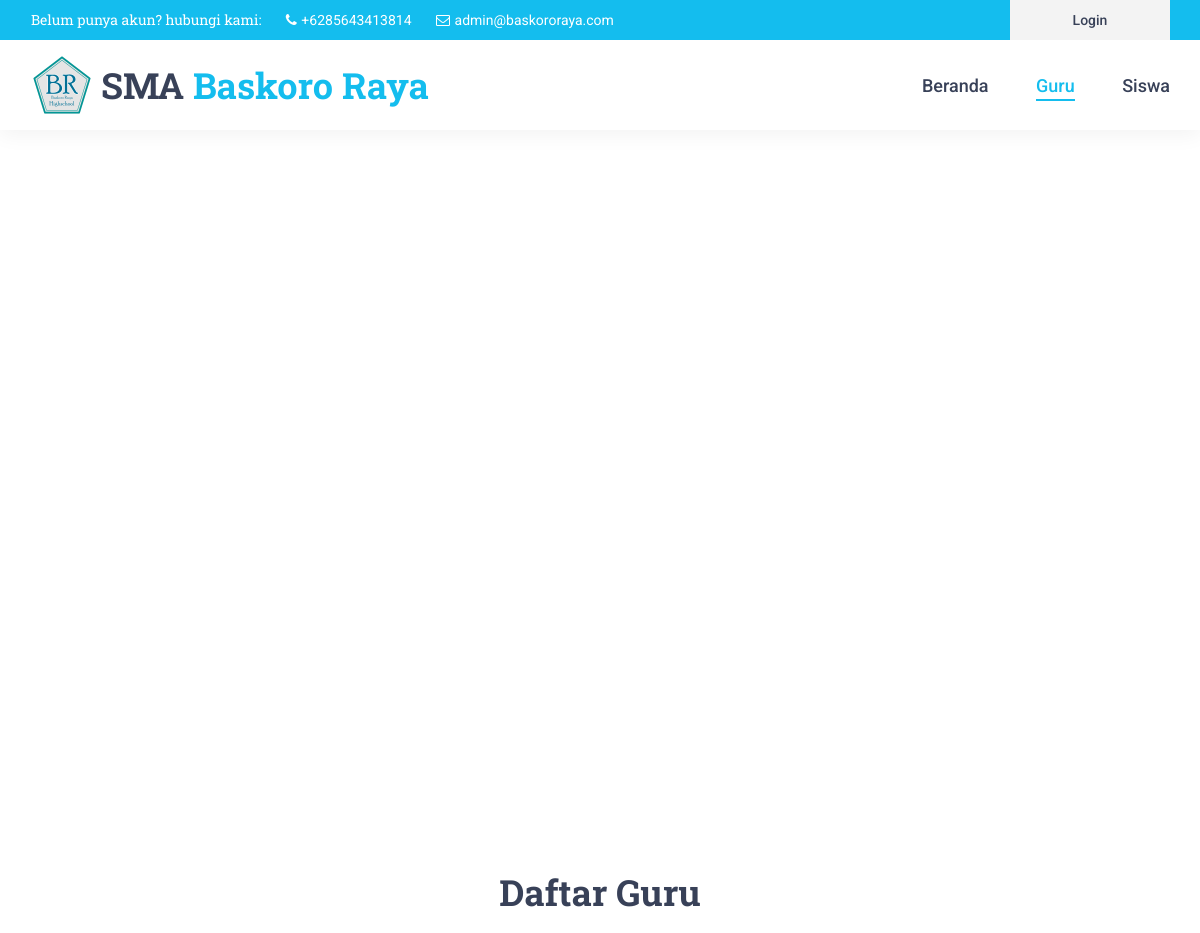
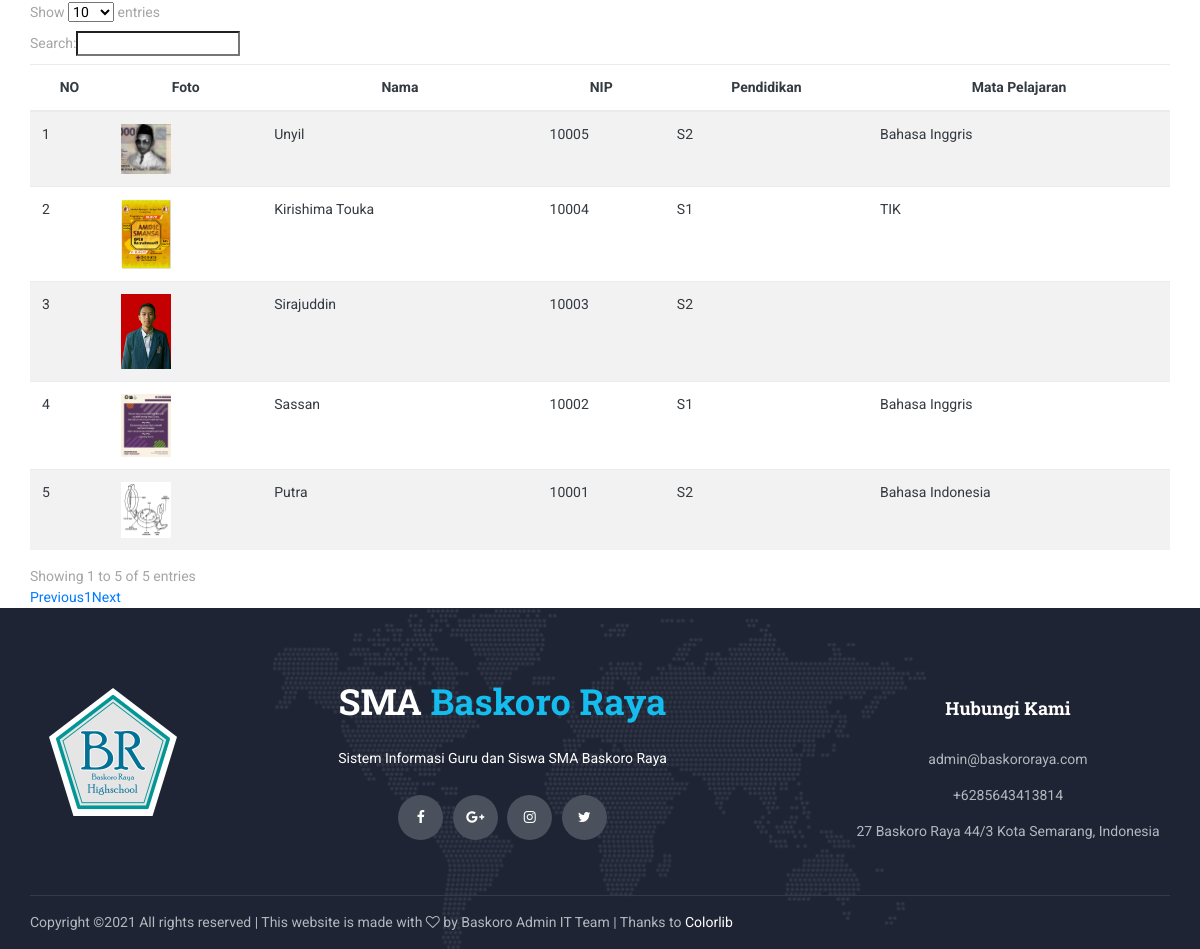
Page /index.php/home/guru on the committed database (2 pictures, top to bottom).
### tables this page shows
CREATE TABLE `tbl_guru` (
  `id_guru` int(11) NOT NULL,
  `no_id` varchar(20) DEFAULT NULL,
  `nama_guru` varchar(25) DEFAULT NULL,
  `tempat_lahir` varchar(15) DEFAULT NULL,
  `tgl_lahir` date DEFAULT NULL,
  `id_mapel` int(2) DEFAULT NULL,
  `pendidikan` varchar(5) DEFAULT NULL,
  `foto_guru` varchar(255) DEFAULT NULL
);

CREATE TABLE `tbl_mapel` (
  `id_mapel` int(3) NOT NULL,
  `nama_mapel` varchar(30) DEFAULT NULL
);

### application/views/layout/v_wrapper.php (called while the page is built)
<?php
	require_once('v_head.php');
	require_once('v_header.php');
	require_once('v_nav.php');
	require_once('v_content.php');
	require_once('v_footer.php');
?>

### application/controllers/Home.php (called while the page is built, shortened)
<?php
class Home extends CI_Controller{
	public function __construct()
	{
		$this->load->model('m_guru');
		$this->load->model('m_mapel');
		$this->load->model('m_siswa');
	}
	public function guru()
	{
		$data = array(
			'title'=>'Guru',
			'guru'=>$this->m_guru->lists(),
			'isi'=>'v_guru'
		);
		$this->load->view('layout/v_wrapper',$data,FALSE);
	}
}
?>

### index.php (called while the page is built, shortened)
<?php
require_once BASEPATH.'core/CodeIgniter.php';

### application/views/layout/v_content.php (called while the page is built)
<?php
	if ($isi) {
		$this->load->view($isi);
	}
?>

### application/models/M_guru.php (called while the page is built, shortened)
<?php
class M_guru extends CI_Model
{
	public function lists()
	{
		$this->db->select('*');
		$this->db->from('tbl_guru');
		$this->db->join('tbl_mapel', 'tbl_mapel.id_mapel = tbl_guru.id_mapel', 'left');
		$this->db->order_by('id_guru', 'desc');
		return $this->db->get()->result();
	}
}
?>

### application/views/v_guru.php (the view)
<div class="home">
    <div class="breadcrumbs_container">
        <div class="container">
            <div class="row">
                <div class="col">
                    <div class="breadcrumbs">
                        <ul>
                            <li><a href="<?=base_url()?>">Beranda</a></li>
                            <li>Guru</li>
                        </ul>
                    </div>
                </div>
            </div>
        </div>
    </div>
</div>
<div class="contact">
	<div class="row">
		<div class="col-lg-12 text-center">
			<br><h2>Daftar Guru</h2><br>
		</div>
	</div>
	<div class="container">
		<div class="row">
			<div class="col-lg-12">
				<table id="tabelguru" class="table table-striped table-hover text-dark">
					<thead>
						<tr class="text-center">
							<th>NO</th>
							<th>Foto</th>
							<th>Nama</th>
							<th>NIP</th>
							<th>Pendidikan</th>
							<th>Mata Pelajaran</th>
						</tr>
					</thead>
					<tbody>
					<?php $no=1; foreach($guru as $key => $value){ ?>
						<tr>
							<td><?= $no++;?></td>
							<td><img src="<?=base_url('foto_guru/'.$value->foto_guru)?>" width="50px"></td>
							<td><?= $value->nama_guru ?></td>
							<td><?= $value->no_id ?></td>
							<td><?= $value->pendidikan ?></td>
							<td><?= $value->nama_mapel ?></td>
						</tr>
					<?php } ?>
					</tbody>
				</table>
			</div>
		</div>
	</div>
</div>

### application/views/layout/v_head.php (shortened to what this page needs)
<!DOCTYPE html>
<html lang="en">
<head>
<link rel="stylesheet" type="text/css" href="<?=base_url()?>template/front-end/styles/bootstrap4/bootstrap.min.css">
<link href="<?=base_url()?>template/front-end/plugins/font-awesome-4.7.0/css/font-awesome.min.css" rel="stylesheet" type="text/css">
<link rel="stylesheet" type="text/css" href="<?=base_url()?>template/front-end/plugins/OwlCarousel2-2.2.1/owl.carousel.css">
<link rel="stylesheet" type="text/css" href="<?=base_url()?>template/front-end/plugins/OwlCarousel2-2.2.1/owl.theme.default.css">
<link rel="stylesheet" type="text/css" href="<?=base_url()?>template/front-end/plugins/OwlCarousel2-2.2.1/animate.css">
<link rel="stylesheet" type="text/css" href="<?=base_url()?>template/front-end/styles/main_styles.css">
<link rel="stylesheet" type="text/css" href="<?=base_url()?>template/front-end/styles/responsive.css">
</head>

### application/views/layout/v_header.php
<body>
<div class="super_container">
	<header class="header">
		<div class="top_bar">
			<div class="top_bar_container">
				<div class="container">
					<div class="row">
						<div class="col">
							<div class="top_bar_content d-flex flex-row align-items-center justify-content-start">
								<ul class="top_bar_contact_list">
									<li><div class="question">Belum punya akun? hubungi kami:</div></li>
									<li>
										<i class="fa fa-phone" aria-hidden="true"></i>
										<div>+6285643413814</div>
									</li>
									<li>
										<i class="fa fa-envelope-o" aria-hidden="true"></i>
										<div>admin@baskororaya.com</div>
									</li>
								</ul>
								<div class="top_bar_login ml-auto">
									<div class="login_button"><a href="<?=base_url('login')?>">Login</a></div>
								</div>
							</div>
						</div>
					</div>
				</div>
			</div>
		</div>

### application/views/layout/v_nav.php (shortened to what this page needs)
<div class="header_container">
			<div class="container">
				<div class="row">
					<div class="col">
						<div class="header_content d-flex flex-row align-items-center justify-content-start">
							<div class="logo_container">
							<a href="<?=base_url()?>">
								<div class="logo_icon"><img src="<?=base_url()?>assets/images/favicon64.png" alt="<?=base_url()?>assets/images/favicon32.png"></div>
							</a>
							</div>
							<div class="logo_container">
								<a href="<?=base_url()?>">
									<div class="logo_text">SMA<span> Baskoro Raya</span></div>
								</a>
							</div>
							<nav class="main_nav_contaner ml-auto">
								<ul class="main_nav nav">
									<li
									<?php if ((current_url()) == (base_url())) { ?>
										class ="active"
									<?php } ?>
									>
									<a href="<?=base_url()?>">Beranda</a></li>
									<li
									<?php if ((current_url()) == (base_url('home/guru'))) { ?>
										class ="active"
									<?php } ?>
									>
									<a href="<?=base_url('home/guru')?>">Guru</a></li>
									<li
									<?php if ((current_url()) == (base_url('home/siswa'))) { ?>
										class ="active"
									<?php } ?>
									>
									<a href="<?=base_url('home/siswa')?>">Siswa</a></li>
								</ul>
							</nav>
						</div>
					</div>
				</div>
			</div>
		</div>
	</header>

### application/views/layout/v_footer.php (shortened to what this page needs)
<footer class="footer">
		<div class="footer_background" style="background-image:url(<?=base_url()?>template/front-end/images/footer_background.png)"></div>
		<div class="container">
			<div class="row footer_row">
				<div class="col">
					<div class="footer_content">
						<div class="row">
							<div class="col-lg-2 footer_col">
								<div class="footer_section footer_about">
									<center>
									<div class="footer_logo_container">
										<a href="<?=base_url()?>">
											<div class="logo_icon"><img src="<?=base_url()?>assets/images/favicon128.png" alt="<?=base_url()?>assets/images/favicon64.png"></div>
										</a>
									</div>
									</center>
								</div>
							</div>
							<div class="col-lg-6 footer_col">
								<div class="footer_section footer_about">
									<center>
									<div class="footer_logo_container">
										<a href="<?=base_url()?>">
											<div class="footer_logo_text">SMA<span> Baskoro Raya</span></div>
										</a>
									</div>
									<div class="footer_about_text">
										<p>Sistem Informasi Guru dan Siswa SMA Baskoro Raya</p>
									</div>
									<div class="footer_social">
										<ul>
											<li><a href="#"><i class="fa fa-facebook" aria-hidden="true"></i></a></li>
											<li><a href="#"><i class="fa fa-google-plus" aria-hidden="true"></i></a></li>
											<li><a href="#"><i class="fa fa-instagram" aria-hidden="true"></i></a></li>
											<li><a href="#"><i class="fa fa-twitter" aria-hidden="true"></i></a></li>
										</ul>
									</div>
									</center>
								</div>
							</div>
							<div class="col-lg-4 footer_col">
								<div class="footer_section footer_contact">
									<center>
									<div class="footer_title">Hubungi Kami</div>
									<div class="footer_contact_info">
										<ul>
											<li>admin@baskororaya.com</li>
											<li>+6285643413814</li>
											<li>27 Baskoro Raya 44/3 Kota Semarang, Indonesia</li>
										</ul>
									</div>
									</center>
								</div>
							</div>
						</div>
					</div>
				</div>
			</div>
			<div class="row copyright_row">
				<div class="col">
					<div class="copyright d-flex flex-lg-row flex-column align-items-center justify-content-start">
						<div class="cr_text">
							Copyright &copy;<script>document.write(new Date().getFullYear());</script> All rights reserved | This website is made with <i class="fa fa-heart-o" aria-hidden="true"></i> by Baskoro Admin IT Team | Thanks to <a href="https://colorlib.com" target="_blank">Colorlib</a>
						</div>
					</div>
				</div>
			</div>
		</div>
	</footer>
</div>
</body>
</html>

### rows in the picture
tbl_guru: foto_guru (picture), nama_guru "Unyil", no "10005", pendidikan "S2", id_mapel.nama_mapel "Bahasa Inggris"
tbl_guru: foto_guru (picture), nama_guru "Kirishima Touka", no "10004", pendidikan "S1", id_mapel.nama_mapel "TIK"
tbl_guru: foto_guru (picture), nama_guru "Sirajuddin", no "10003", pendidikan "S2"
tbl_guru: foto_guru (picture), nama_guru "Sassan", no "10002", pendidikan "S1", id_mapel.nama_mapel "Bahasa Inggris"
tbl_guru: foto_guru (picture), nama_guru "Putra", no "10001", pendidikan "S2", id_mapel.nama_mapel "Bahasa Indonesia"
